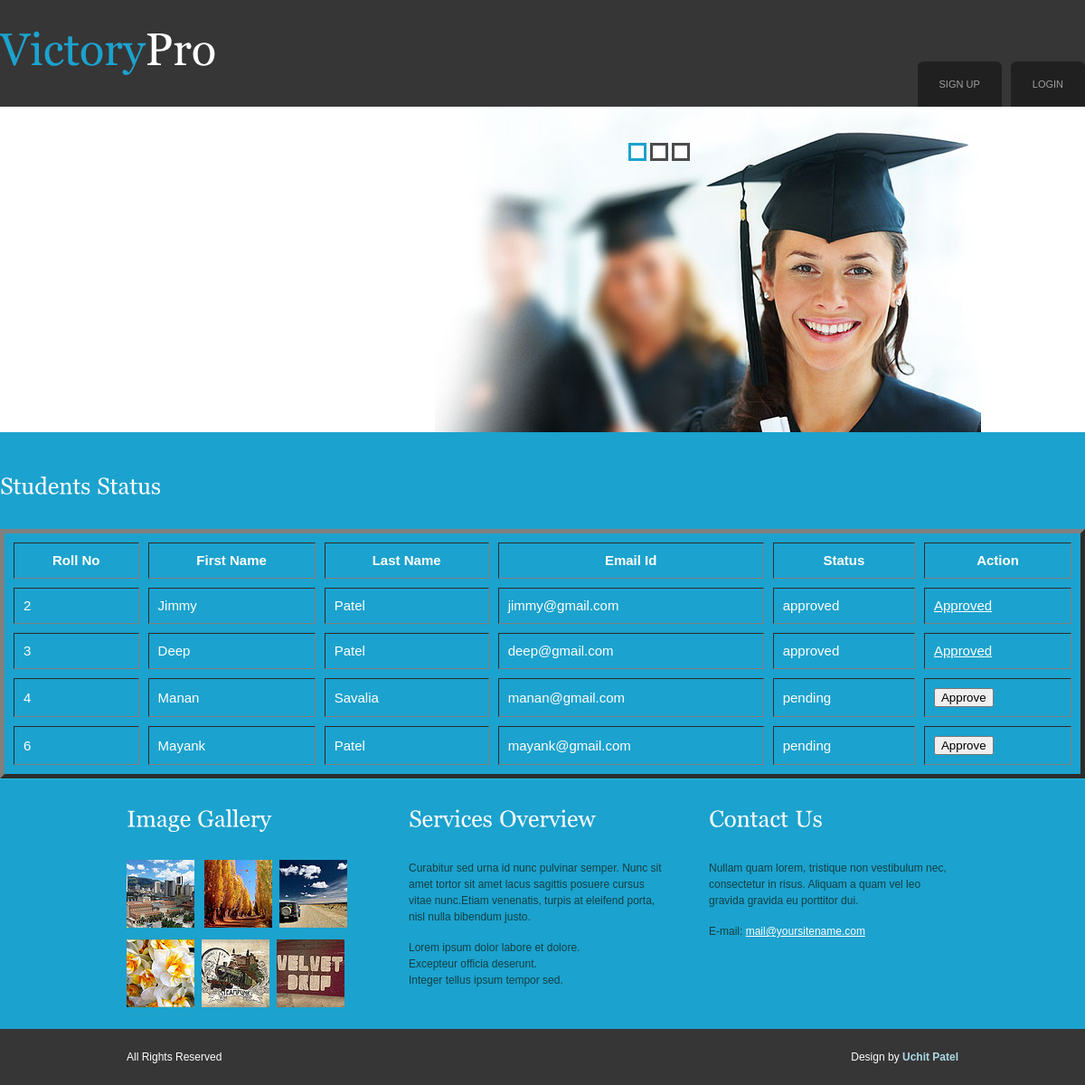
/mystudents/, run on the app's committed database.
### myapp/models.py (models this page shows, shortened)
class User(models.Model):
	fname=models.CharField(max_length=100)
	lname=models.CharField(max_length=100)
	email=models.CharField(max_length=100)
	mobile=models.CharField(max_length=100)
	address=models.TextField()
	password=models.CharField(max_length=100)
	profilepicture=models.ImageField(upload_to="profilepicture/",default="")
	usertype=models.CharField(max_length=100,default="student")
	status=models.CharField(max_length=100,default="pending")

### myapp/views.py (the view)
# urls.py: path('mystudents/',views.mystudents,name='mystudents'),
def mystudents(request):
	students=User.objects.filter(usertype="student")
	return render(request,'mystudents.html',{'students':students})

### myapp/Templates/mystudents.html (shortened to what this page needs)
{% extends 'faculty_header.html' %}
{% load static %}
{% block content %}
<!DOCTYPE html PUBLIC "-//W3C//DTD XHTML 1.0 Transitional//EN" "http://www.w3.org/TR/xhtml1/DTD/xhtml1-transitional.dtd">
<html xmlns="http://www.w3.org/1999/xhtml">
<head>
</head>
<body>
<div class="main">
  <h2 style="color: white;">Students Status</h2>
  <br>
  <table width="100%" border="5" cellpadding="10px" cellspacing="10px" style="color: white; font-size: 15px;">
    <tr>
      <th>Roll No</th>
      <th>First Name</th>
      <th>Last Name</th>
      <th>Email Id</th>
      <th>Status</th>
      <th>Action</th>
    </tr>
    <tbody id="dispData">
    {% for i in students %}
      <tr>
        <td>{{i.id}}</td>
        <td>{{i.fname}}</td>
        <td>{{i.lname}}</td>
        <td>{{i.email}}</td>
        <td>{{i.status}}</td>
        {% if i.status == "pending" %}
          <td><a href="{% url 'changestatus' pk=i.pk %}"><button type="button">Approve</button></a></td>
        {% else %}
          <td><a href="">Approved</a></td>
        {% endif %}
      </tr>
    {% endfor %}
    </tbody>
  </table>
</div>
</body>
</html>
{% endblock %}

### myapp/static/css/style.css (style rules this page uses)
body { margin:0; padding:0; width:100%; color:#28ecfa; font:normal 12px/1.5em "Liberation sans", Arial, Helvetica, sans-serif; background:#1ca2ce url(../images/main_bg.gif) repeat-x left top; }
html, .main { padding:0; margin:0; }
h2 { margin:8px 0; padding:8px 0; font-size:25px; font-weight:normal; color:#353c46; }
a { color:#fffffe; text-decoration:underline; }
a { outline:none; }

### data on the page
User: id "2", fname "Jimmy", lname "Patel", email "jimmy@gmail.com", status "approved", shows "Approved"
User: id "3", fname "Deep", lname "Patel", email "deep@gmail.com", status "approved", shows "Approved"
User: id "4", fname "Manan", lname "Savalia", email "manan@gmail.com", status "pending", shows "Approve"
User: id "6", fname "Mayank", lname "Patel", email "mayank@gmail.com", status "pending", shows "Approve"
